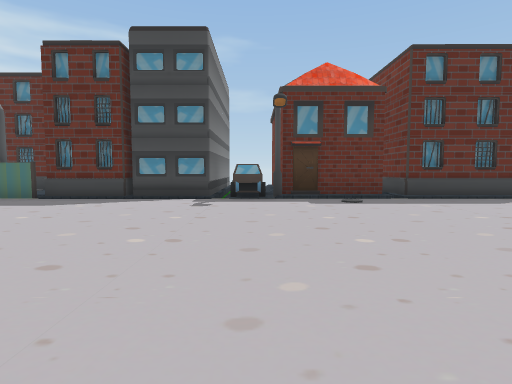
[1] (above)

24 first-person views from a walk through a scene from a Unity 3-D project. The camera is 1.4 m above the floor, tilts 4° down and sees 80° across. The floor is counted in squares, 2 m on a side. Each view is taken from the middle of a square. On the plan, view 1 faces up. The plan holds only what a view shows up to about 10 squares ahead; the rest is blank. The place goes on beyond the plan. The player is left out. Some surface patterns are stand-ins.

[2]
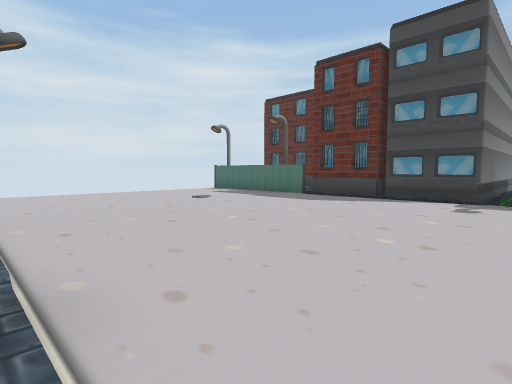

[3]
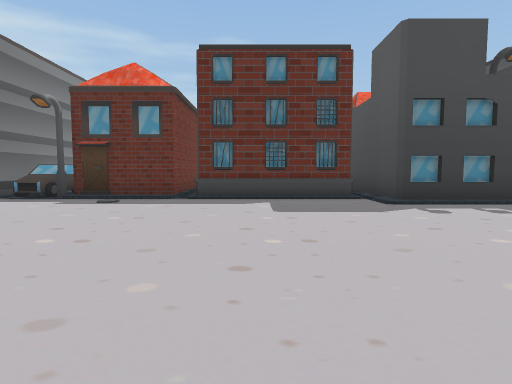

[4]
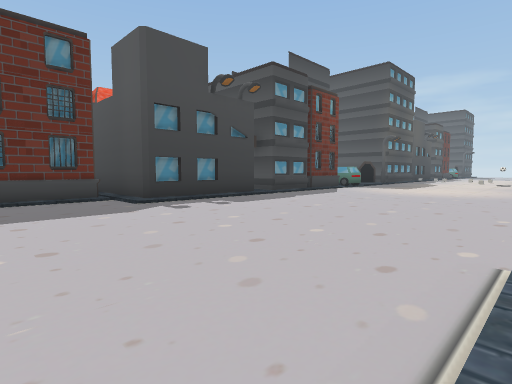

[5]
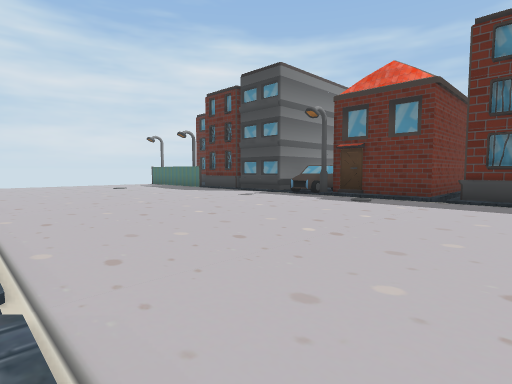

[6]
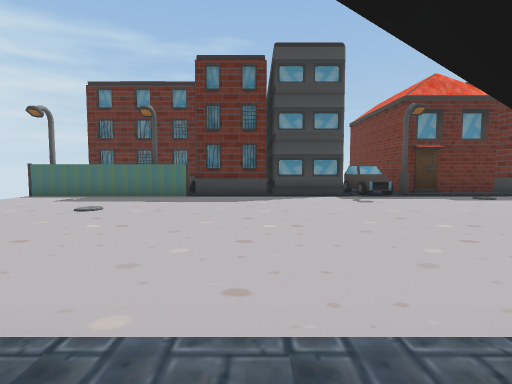

[7]
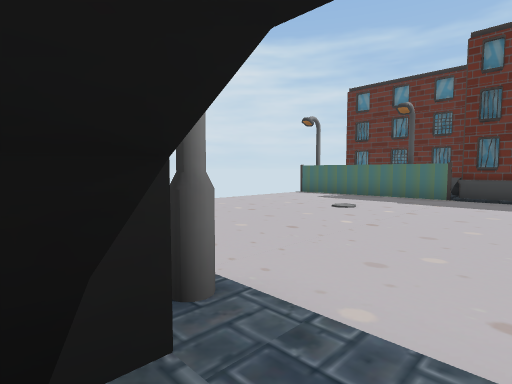

[8]
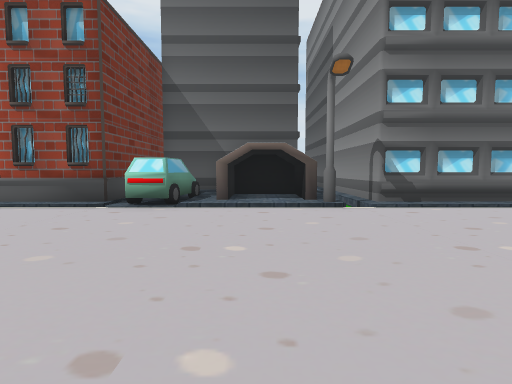

[9]
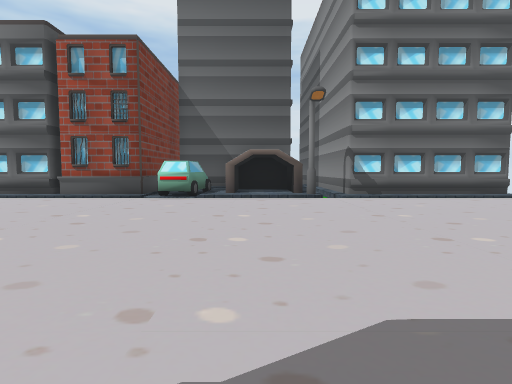

[10]
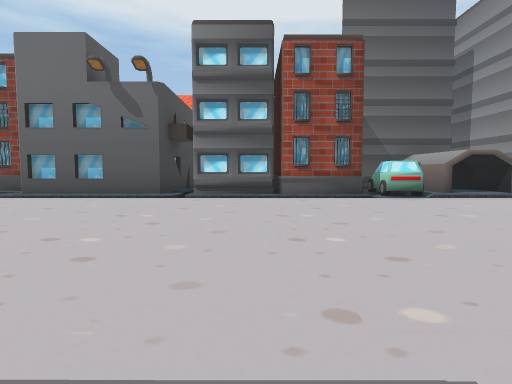

[11]
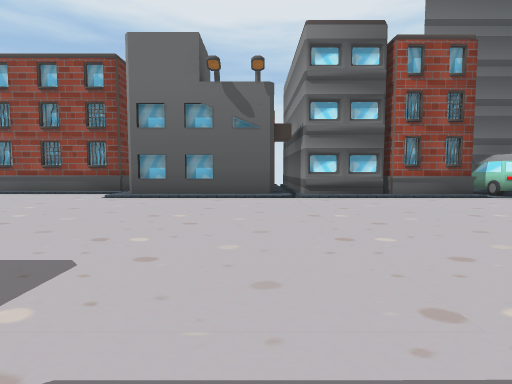

[12]
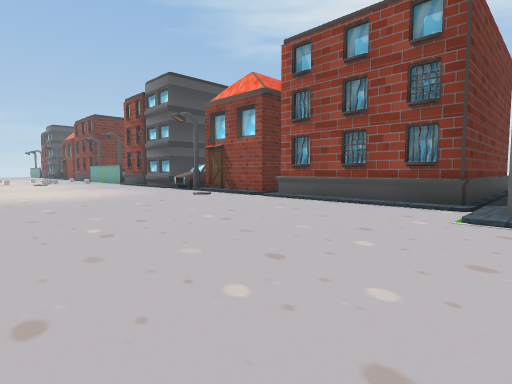

[13]
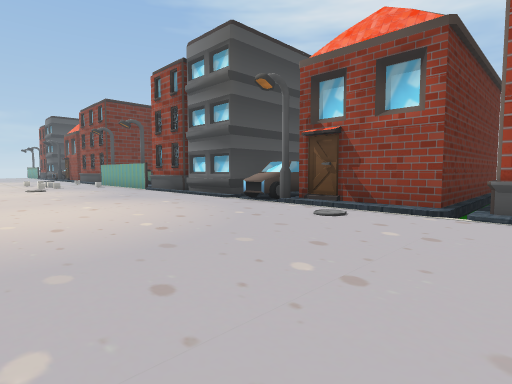

[14]
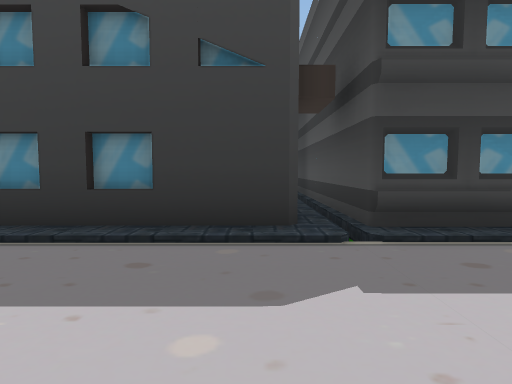

[15]
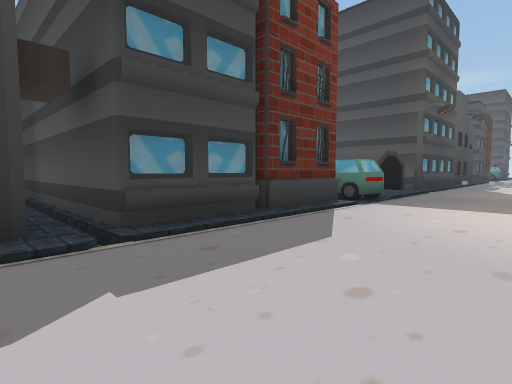

[16]
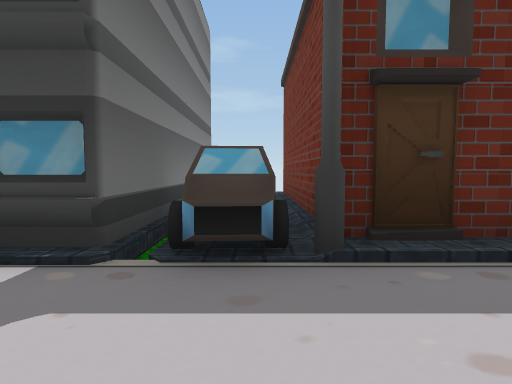

[17]
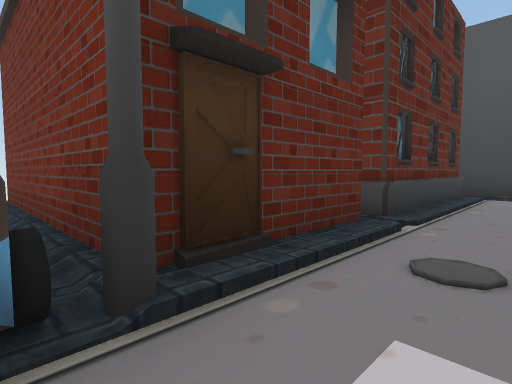

[18]
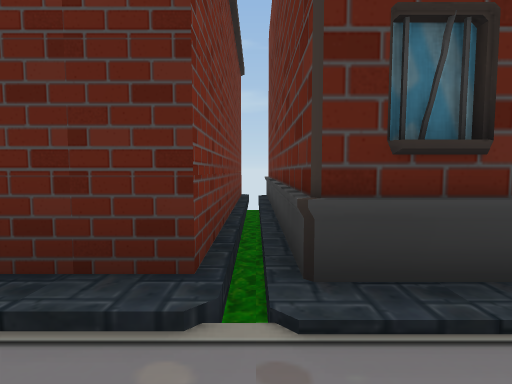

[19]
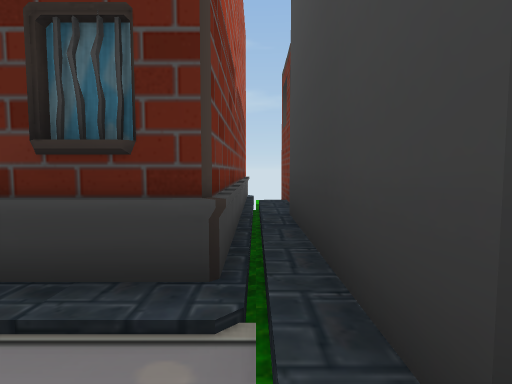

[20]
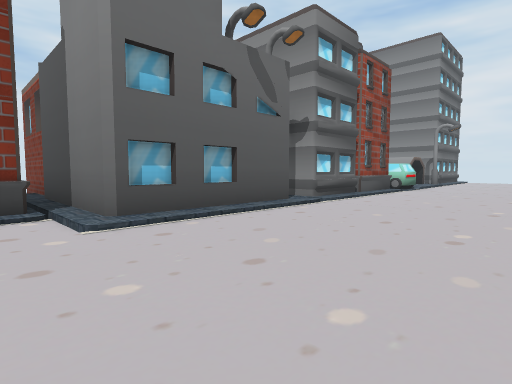

[21]
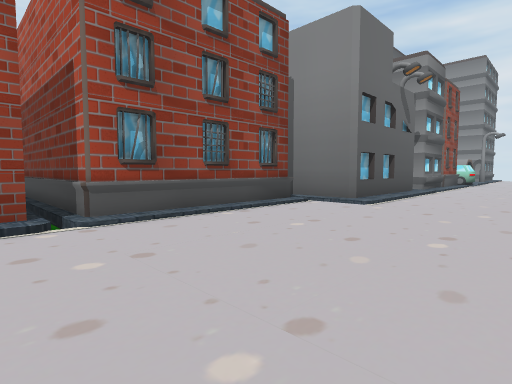

[22]
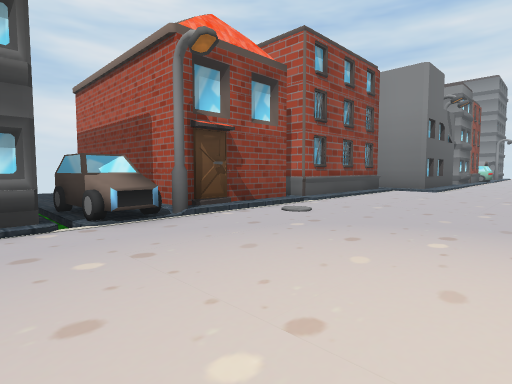

[23]
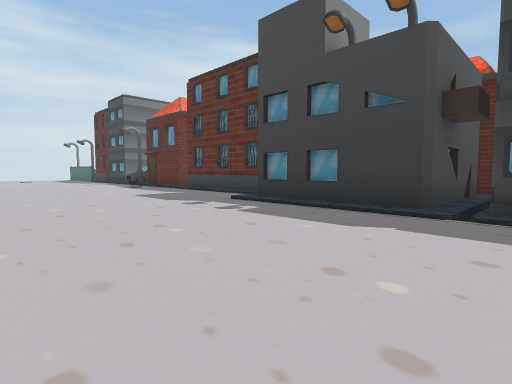

[24]
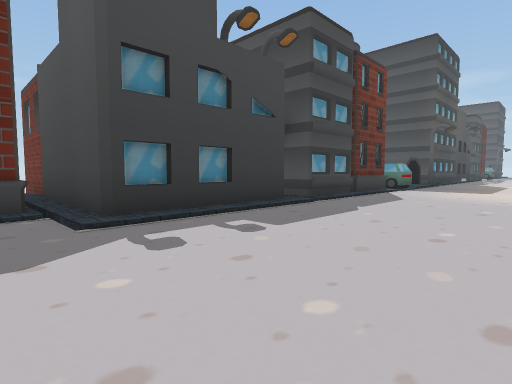

### Floor plan
Key: @ floor where view 1 was taken; # wall or solid block; x gap in a wall; . main floor; : floor 0.25 m higher than the main floor; - floor 0.25 m lower than the main floor; / step, stairs or slope; ^ raised ledge.
Columns run from 11 left of view 1 to 23 right of it. Each row starts with its distance up from view 1.
 15             #
 14             # ###  ###
 13          #/ # #-#  #-#    #
 12          #/:# #-#  #-#  #-#
 11          #/:# #-#  #-#  #/#
 10          #-####-#  #-#  #/#
  9 ##########-####/####/#  #/#
  8  .................../####/#######:#
  7  ...................///////////#//#
  6  ..................................
  5  ..................................
  4  ................................
  3  ..................................
  2  ..................................
  1  ..................................
  0  ///##:::#/@/////////..............
 -1 #######:#######/####/////////^////
 -2       ###    ##/#  #-####-####-###
 -3                    #-#  #-####-#
 -4         ##         #-#  #-# #:/
 -5                    #-#  #-#  :/
 -6                    #-#  #-#
 -7                    #-#   #
 -8                    #x

Where each view was taken, in squares from view 1:
view 1: 0 up, 0 right, facing up
view 2: 0 up, 0 right, facing up-left
view 3: 0 up, 6 right, facing up
view 4: 0 up, 6 right, facing up-right
view 5: 0 up, 6 right, facing up-left
view 6: 1 down, 4 left, facing up
view 7: 1 down, 4 left, facing up-left
view 8: 6 up, 4 left, facing down
view 9: 8 up, 4 left, facing down
view 10: 8 up, 2 right, facing down
view 11: 8 up, 5 right, facing down
view 12: 5 up, 8 right, facing down-right
view 13: 4 up, 13 right, facing down-right
view 14: 4 up, 13 right, facing up
view 15: 4 up, 13 right, facing up-right
view 16: 6 up, 0 right, facing up
view 17: 7 up, 0 right, facing up-right
view 18: 7 up, 4 right, facing up
view 19: 7 up, 9 right, facing up
view 20: 4 up, 10 right, facing down-left
view 21: 3 up, 15 right, facing down-left
view 22: 3 up, 20 right, facing down-left
view 23: 2 up, 15 right, facing up-left
view 24: 3 up, 8 right, facing up-right
